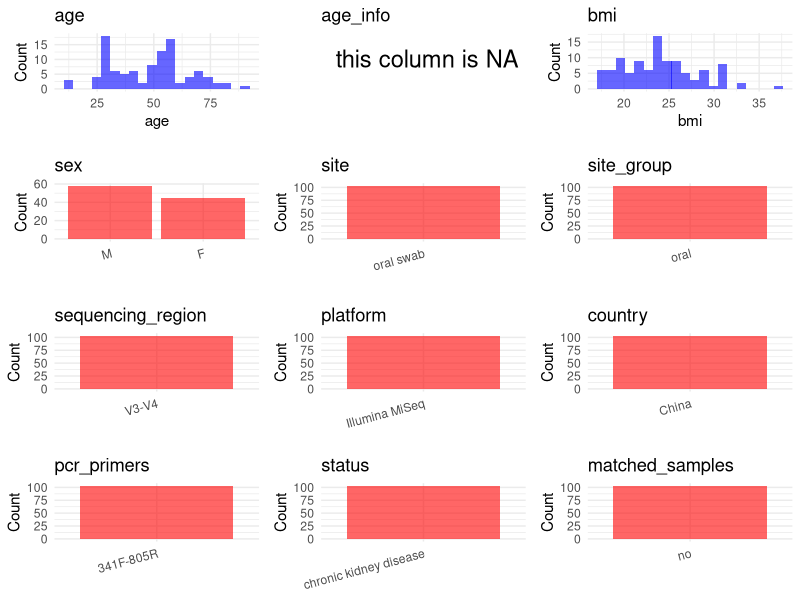

This chart was generated by the following R code: (Note: this script raises an error after producing the figure.)
## ---- chunk 1
# Load libraries
library(dplyr)
library(ggplot2)
library(cowplot)

# (1) Setting working directory
# EDIT HERE: change project_id for each study
project_id <- "PRJNA649074"

base_dir <- "/beegfs/huangxiaochang/global_oral/global-oral-microbiome/data/projects/"
setwd(file.path(base_dir, project_id))

# (2) Loading raw SRA metadata file
sra_file <- "SraRunTable.csv"
initial_meta <- read.csv("SraRunTable.csv", header = TRUE)

# (3) Load supplementary clinical data
supp_table <- read.csv("supplementary.csv", header = TRUE)
# Supplementary file uses "number" column (e.g., "CKD_1", "hzCKD_56") with clinical data
# Metadata subject_id uses "OhzCKD_56" (Hangzhou) or "CKD_15" (Zhengzhou) format
# Mapping: strip "O" prefix from OhzCKD to match hzCKD; CKD IDs match directly
## ---- chunk 2
# (1) Read the article in the following order: abstract, the beginning of the results section, and the methods. Understand the sample size, experimental design, and disease group overview. Clarify the sampling sites; for oral and gut samples, specify the exact sites like supragingival plaque, tongue, etc.

# (2) IMPORTANT: MUST go through each column of initial_meta
# head(initial_meta, 10)

# IMPORTANT: Check the unique values in the column of interest or query column.
# lapply(initial_meta[c('body_habitat', 'body_product', 'body_site')], table) # site
# table(initial_meta$host_subject_id) # subject id
# table(initial_meta$platform..exp.) # output is Illumina
# table(initial_meta$target_subfragment..exp.)
## ---- chunk 3
# (1) EDIT HERE: Parameter setup
# NOTE: This project has no lab control samples (blanks/positives) or non-human samples. Leave keywords empty to skip filtering.
control_column <- NA   # column name in initial_meta
# unique(initial_meta[[control_column]])  # uncomment to explore
control_keywords <- c()     # Enter exact keywords

species_column <- NA          # column name in initial_meta
# unique(initial_meta[[species_column]])  # uncomment to explore
non_human_keywords <- c()            # Enter exact keywords


# (2) Remove controls and non-human samples. DO NOT need to modify code in this part, just run it.
n_samples <- nrow(initial_meta)
# Control evaluation
if (length(control_keywords) > 0) {
  if (is.null(control_column) || control_column == "") {
    stop("Error: control_keywords provided but control_column is missing.")
  }

  if (!(control_column %in% colnames(initial_meta))) {
    stop(sprintf("Error: Column '%s' not found in initial_meta.", control_column))
  }

  control_pattern <- paste(control_keywords, collapse = "|")
  control_text <- initial_meta[[control_column]]
  is_control <- grepl(control_pattern, control_text)

} else {
  is_control <- rep(FALSE, n_samples)
}

# Non-human evaluation
if (length(non_human_keywords) > 0) {
  if (is.null(species_column) || species_column == "") {
    stop("Error: non_human_keywords provided but species_column is missing.")
  }

  if (!(species_column %in% colnames(initial_meta))) {
    stop(sprintf("Error: Column '%s' not found in initial_meta.", control_column))
  }

  non_human_pattern <- paste(non_human_keywords, collapse = "|")
  species_text <- initial_meta[[species_column]]
  is_non_human <- grepl(non_human_pattern, species_text)
} else {
  is_non_human <- rep(FALSE, n_samples)
}

# Execute removal
samples_to_remove <- is_control | is_non_human
initial_meta <- initial_meta[!samples_to_remove, ]

cat("Initial samples counts:",n_samples,"\n")
cat("Removed control samples:", sum(is_control), "\n")
cat("Removed non-human samples:", sum(is_non_human), "\n")
cat("Total samples removed ", sum(samples_to_remove), "\n")
cat("Remaining samples after Step 2:", nrow(initial_meta), "\n")
## ---- chunk 4
# Extract columns from initial_meta as follows:
# (1) No modification needed → extract directly.
# (2) Modification needed → create a column start with 'raw_' and mark the target column as "pending".
# (3) Need to find or determine based on the article.

metadata <- data.frame(
  bioproject = initial_meta$BioProject,
  sample_id = initial_meta$Run,
  subject_id = initial_meta$Sample.Name,
  age = NA,
  age_info = NA,
  bmi = NA,
  raw_sex = NA,
  sex = "pending",
  sequencing_region = "V3-V4",
  platform = initial_meta$Instrument,
  country = initial_meta$geo_loc_name_country,
  raw_site = initial_meta$isolation_source,
  site = "pending",
  site_group = "pending",
  public_time = initial_meta$ReleaseDate,
  pcr_primers = NA,
  title = NA,
  disease_study = NA,
  status = "chronic kidney disease",
  matched_samples = "pending",
  is_time_series = "no",
  stringsAsFactors = FALSE
)

metadata$public_time <- as.Date(metadata$public_time)
## ---- chunk 5
# (1) Handle the columns with the `raw_` prefix.
# IMPORTANT: Add comments if the modification is not straightforward!!

# Merge clinical data from supplementary.csv
# Subject ID mapping: OhzCKD_56 -> hzCKD_56 (strip "O"); CKD_15 -> CKD_15 (direct)
supp_table$numeric_id <- as.integer(gsub("[A-Za-z_]", "", supp_table[[1]]))
metadata$supp_key <- ifelse(grepl("^Ohz", metadata$subject_id),
  paste0("hzCKD_", gsub("^OhzCKD_", "", metadata$subject_id)),
  metadata$subject_id)
metadata$supp_numeric <- as.integer(gsub("[A-Za-z_]", "", metadata$supp_key))
match_idx <- match(metadata$supp_numeric, supp_table$numeric_id)

bmi_col <- grep("^BMI", colnames(supp_table), value = TRUE)
sex_col <- grep("^gender", colnames(supp_table), value = TRUE)

metadata$age <- ifelse(!is.na(match_idx), as.numeric(supp_table$age[match_idx]), NA)
metadata$bmi <- ifelse(!is.na(match_idx), as.numeric(supp_table[[bmi_col]][match_idx]), NA)
raw_gender <- ifelse(!is.na(match_idx), supp_table[[sex_col]][match_idx], NA)
metadata$sex <- ifelse(raw_gender == 0, "M", ifelse(raw_gender == 1, "F", NA_character_))

metadata$supp_key <- NULL
metadata$supp_numeric <- NULL

# Assign site; isolation_source only says "oral" but paper describes pharyngeal swab collection
metadata$site <- "oral swab"

metadata$pcr_primers <- "341F-805R"
metadata$title <- "Characteristics of human oral microbiome and its noninvasive diagnostic value in chronic kidney disease"
metadata$disease_study <- "yes"
metadata$status <- "chronic kidney disease"

## ---- chunk 6
# (2) Filling the 'site_group' and 'matched_samples' columns
# editing site_group
unique(metadata$site)
# EDIT HERE: add oral sites
Oral_site = c("saliva", "mouth", "tongue coating", "supragingival plaque", "subgingival plaque", "oral swab", "denture", "tooth", "abscess pus", "adjacent periodontal pocket", "patient healthy crevice", "healthy control crevice", "gingival crevicular fluid", "subgingival plaque", "oral")
# EDIT HERE: add gut sites
Gut_site = c("feces", "stool")
# just run
metadata <- metadata %>%
  mutate(site_group = case_when(
    site %in% Oral_site ~ "oral",
    site %in% Gut_site ~ "gut",
    TRUE ~ "other"
  ))

# editing matched_samples, just run.
metadata$matched_samples <- ifelse(
  ave(metadata$subject_id, metadata$subject_id, FUN = length) > 1,
  "yes",
  "no"
)
## ---- chunk 7
# (3) check if there is pending value in metadata. If there is pending value, go on modify the metadata.
# Function to check if a column contains "pending"
has_pending <- function(col) {
  if (is.character(col) || is.factor(col)) {
    any(col == "pending", na.rm = TRUE)
  } else {
    FALSE
  }
}

# Check for any pending value
any_pending_value <- any(sapply(metadata, has_pending))

if (!any_pending_value) {
  message("Good! No cell contains the value 'pending'.")
} else {
  pending_cols <- names(metadata)[sapply(metadata, has_pending)]
  message("Columns containing 'pending': ", paste(pending_cols, collapse = ", "))
  message("Please continue to resolve these pending columns!")
}
## ---- chunk 8
# Select columns for visualization, just run
plot_data <- metadata %>%
  select(-bioproject, -sample_id, -subject_id, -title)

create_simple_plots <- function(data) {
  plots <- list()
  continuous_vars <- c("age", "bmi")

  for (col in colnames(data)) {
    if (all(is.na(data[[col]]))) {
      p <- ggplot() +
        annotate("text", x = 0.5, y = 0.5, label = "this column is NA", size = 6) +
        labs(title = col) +
        theme_void()
    } else if (col %in% continuous_vars && is.numeric(data[[col]])) {
      p <- ggplot(data, aes(x = .data[[col]])) +
        geom_histogram(fill = "blue", alpha = 0.6, bins = 20, na.rm = TRUE) +
        labs(title = col, x = col, y = "Count") +
        theme_minimal()
    } else {
      count_data <- as.data.frame(table(data[[col]], useNA = "ifany"))
      p <- ggplot(count_data, aes(x = reorder(Var1, -Freq), y = Freq)) +
        geom_col(fill = "red", alpha = 0.6) +
        labs(title = col, x = NULL, y = "Count") +
        theme_minimal() +
        theme(axis.text.x = element_text(angle = 15, hjust = 1))
    }
    plots[[col]] <- p
  }

  return(plots)
}

# Generate and arrange plots
plots <- create_simple_plots(plot_data)
p <- plot_grid(plots$age,
               plots$age_info,
               plots$bmi,
               plots$sex,
               plots$site,
               plots$site_group,
               plots$sequencing_region,
               plots$platform,
               plots$country,
               plots$pcr_primers,
               plots$status,
               plots$matched_samples,
               ncol = 3, align = "hv", axis = "lb")
ggsave("Metadata_Summary.png", plot = p, width = 8, height = 6, dpi = 150)
## ---- chunk 9
# Insert Metadata_Summary.png into the current Rmd output
knitr::include_graphics("Metadata_Summary.png")
## ---- chunk 10
# Reorder the data frame
fixed_cols <- c("bioproject", "sample_id", "subject_id", "age", "age_info",
                "bmi", "sex", "platform", "sequencing_region", "pcr_primers",
                "country", "site", "site_group", "disease_study", "status",
                "title", "public_time", "matched_samples", "is_time_series")
metadata <- metadata %>%
  select(all_of(fixed_cols), everything())

# save metadata
# head(metadata)
write.csv(metadata, file = "metadata_v2.csv", quote = TRUE, row.names = FALSE)
